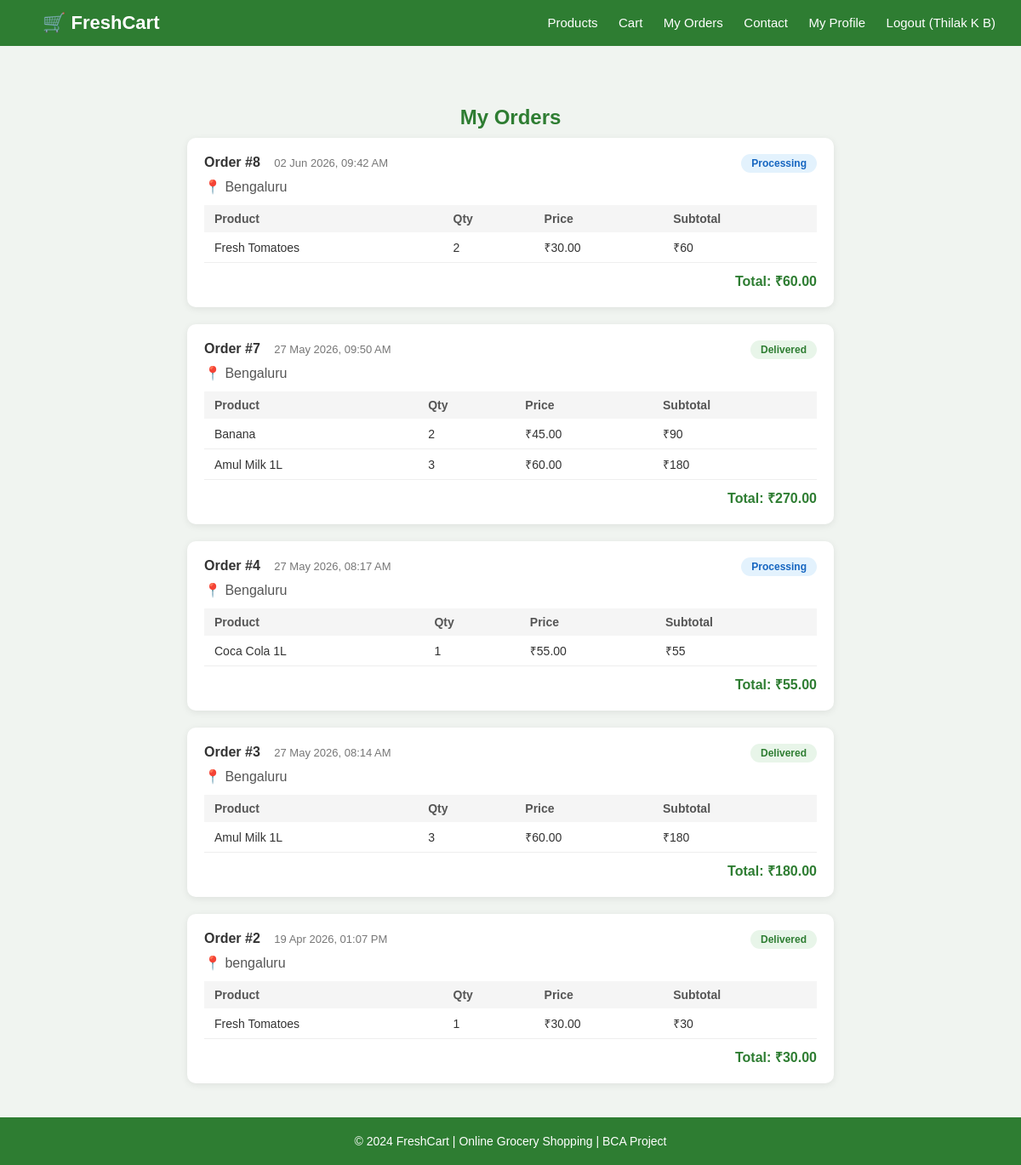
Screenshot of /orders.php (signed in) with the database file from the repository.
### tables this page shows
CREATE TABLE `orders` (
  `id` int(11) NOT NULL,
  `user_id` int(11) NOT NULL,
  `total_amount` decimal(10,2) NOT NULL,
  `delivery_address` text NOT NULL,
  `status` enum('pending','processing','delivered','cancelled') DEFAULT 'pending',
  `ordered_at` timestamp NOT NULL DEFAULT current_timestamp(),
  `payment_method` varchar(20) DEFAULT 'cod',
  `card_last4` varchar(4) DEFAULT NULL,
  `upi_id` varchar(50) DEFAULT NULL
);

CREATE TABLE `order_items` (
  `id` int(11) NOT NULL,
  `order_id` int(11) NOT NULL,
  `product_id` int(11) NOT NULL,
  `quantity` int(11) NOT NULL,
  `price` decimal(10,2) NOT NULL,
  `unit` varchar(20) DEFAULT 'kg',
  `unit_value` decimal(10,2) DEFAULT 1.00
);

CREATE TABLE `products` (
  `id` int(11) NOT NULL,
  `category_id` int(11) DEFAULT NULL,
  `name` varchar(150) NOT NULL,
  `description` text DEFAULT NULL,
  `price` decimal(10,2) NOT NULL,
  `stock` int(11) DEFAULT 0,
  `image` varchar(255) DEFAULT NULL,
  `created_at` timestamp NOT NULL DEFAULT current_timestamp(),
  `unit` varchar(20) DEFAULT 'kg',
  `unit_value` decimal(10,2) DEFAULT 1.00
);

### orders.php (the view, shortened to what this page needs)
<?php
include 'db_connect.php';
$user_id = $_SESSION['user_id'];
$orders  = mysqli_query($conn,
    "SELECT * FROM orders WHERE user_id=$user_id ORDER BY ordered_at DESC");
?>
<!DOCTYPE html>
<html>
<head>
    <link rel="stylesheet" href="css/style.css">
</head>
<body>
<nav class="navbar">
    <a href="index.php" class="logo">🛒 FreshCart</a>
    <div>
        <a href="products.php">Products</a>
        <a href="cart.php">Cart</a>
        <a href="orders.php">My Orders</a>
        <a href="contact.php">Contact</a>
        <a href="profile.php">My Profile</a>
        <a href="logout.php">Logout (<?php echo $_SESSION['user_name']; ?>)</a>
    </div>
</nav>
<div class="cart-container">
    <h2 class="page-heading">My Orders</h2>
    <?php if(mysqli_num_rows($orders) == 0): ?>
        <div style="text-align:center; padding:60px;">
            <p style="font-size:18px;">No orders yet!</p>
            <a href="products.php" class="btn-add" style="margin-top:16px; display:inline-block;">
                Start Shopping
            </a>
        </div>
    <?php else: ?>
        <?php while($order = mysqli_fetch_assoc($orders)): ?>
        <div class="order-card">
            <div class="order-header">
                <div>
                    <strong>Order #<?php echo $order['id']; ?></strong>
                    <span style="color:#777; font-size:13px; margin-left:12px;">
                        <?php echo date('d M Y, h:i A', strtotime($order['ordered_at'])); ?>
                    </span>
                </div>
                <div>
                    <span class="status-badge status-<?php echo $order['status']; ?>">
                        <?php echo ucfirst($order['status']); ?>
                    </span>
                </div>
            </div>
            <p style="color:#555; margin:8px 0;">
                📍 <?php echo $order['delivery_address']; ?>
            </p>
            <?php
            $oi = mysqli_query($conn,
                "SELECT order_items.*, products.name
                 FROM order_items
                 JOIN products ON order_items.product_id = products.id
                 WHERE order_id = ".$order['id']);
            ?>
            <table class="order-table">
                <tr>
                    <th>Product</th>
                    <th>Qty</th>
                    <th>Price</th>
                    <th>Subtotal</th>
                </tr>
                <?php while($oi_row = mysqli_fetch_assoc($oi)): ?>
                <tr>
                    <td><?php echo $oi_row['name']; ?></td>
                    <td><?php echo $oi_row['quantity']; ?></td>
                    <td>₹<?php echo $oi_row['price']; ?></td>
                    <td>₹<?php echo $oi_row['price'] * $oi_row['quantity']; ?></td>
                </tr>
                <?php endwhile; ?>
            </table>
            <div style="text-align:right; font-weight:bold; color:#2e7d32; margin-top:10px;">
                Total: ₹<?php echo $order['total_amount']; ?>
            </div>
        </div>
        <?php endwhile; ?>
    <?php endif; ?>
</div>
<footer class="footer">
    <p>© 2024 FreshCart | Online Grocery Shopping | BCA Project</p>
</footer>
</body>
</html>

### css/style.css (style rules this page uses)
* { margin: 0; padding: 0; box-sizing: border-box; font-family: Arial, sans-serif; }
body { background: #f0f4f0; color: #333; }
.navbar { background: #2e7d32; padding: 14px 30px; display: flex; justify-content: space-between; align-items: center; }
.navbar .logo { color: white; font-size: 22px; font-weight: bold; text-decoration: none; }
.navbar a { color: white; text-decoration: none; margin-left: 20px; font-size: 15px; }
.cart-container { max-width: 800px; margin: 40px auto; padding: 0 20px; }
.page-heading { text-align: center; padding: 30px 0 10px; font-size: 24px; color: #2e7d32; }
.footer { background: #2e7d32; color: white; text-align: center; padding: 20px; margin-top: 40px; font-size: 14px; }
.order-card { background: white; border-radius: 10px; padding: 20px; margin-bottom: 20px; box-shadow: 0 2px 8px rgba(0,0,0,0.08); }
.order-header { display: flex; justify-content: space-between; align-items: center; margin-bottom: 10px; }
.status-badge { padding: 4px 12px; border-radius: 20px; font-size: 12px; font-weight: bold; }
.status-processing { background:#e3f2fd; color:#1565c0; }
.status-delivered { background:#e8f5e9; color:#2e7d32; }
.order-table { width: 100%; border-collapse: collapse; margin-top: 12px; font-size: 14px; }
.order-table th { background: #f5f5f5; padding: 8px 12px; text-align: left; color: #555; }
.order-table td { padding: 8px 12px; border-bottom: 1px solid #eee; }

### rows the page displays
orders: id "8", ordered_at "02 Jun 2026, 09:42 AM", status "Processing", delivery_address "Bengaluru", total_amount "60.00"
order_items: product.name "Fresh Tomatoes", quantity "2", price "30.00", $oi_row['price'] * $oi_row['quantity'] "60"
orders: id "7", ordered_at "27 May 2026, 09:50 AM", status "Delivered", delivery_address "Bengaluru", total_amount "270.00"
order_items: product.name "Banana", quantity "2", price "45.00", $oi_row['price'] * $oi_row['quantity'] "90"
order_items: product.name "Amul Milk 1L", quantity "3", price "60.00", $oi_row['price'] * $oi_row['quantity'] "180"
orders: id "4", ordered_at "27 May 2026, 08:17 AM", status "Processing", delivery_address "Bengaluru", total_amount "55.00"
order_items: product.name "Coca Cola 1L", quantity "1", price "55.00", $oi_row['price'] * $oi_row['quantity'] "55"
orders: id "3", ordered_at "27 May 2026, 08:14 AM", status "Delivered", delivery_address "Bengaluru", total_amount "180.00"
order_items: product.name "Amul Milk 1L", quantity "3", price "60.00", $oi_row['price'] * $oi_row['quantity'] "180"
orders: id "2", ordered_at "19 Apr 2026, 01:07 PM", status "Delivered", delivery_address "bengaluru", total_amount "30.00"
order_items: product.name "Fresh Tomatoes", quantity "1", price "30.00", $oi_row['price'] * $oi_row['quantity'] "30"

### other values shown
$_SESSION['user_name'] "Thilak K B"
